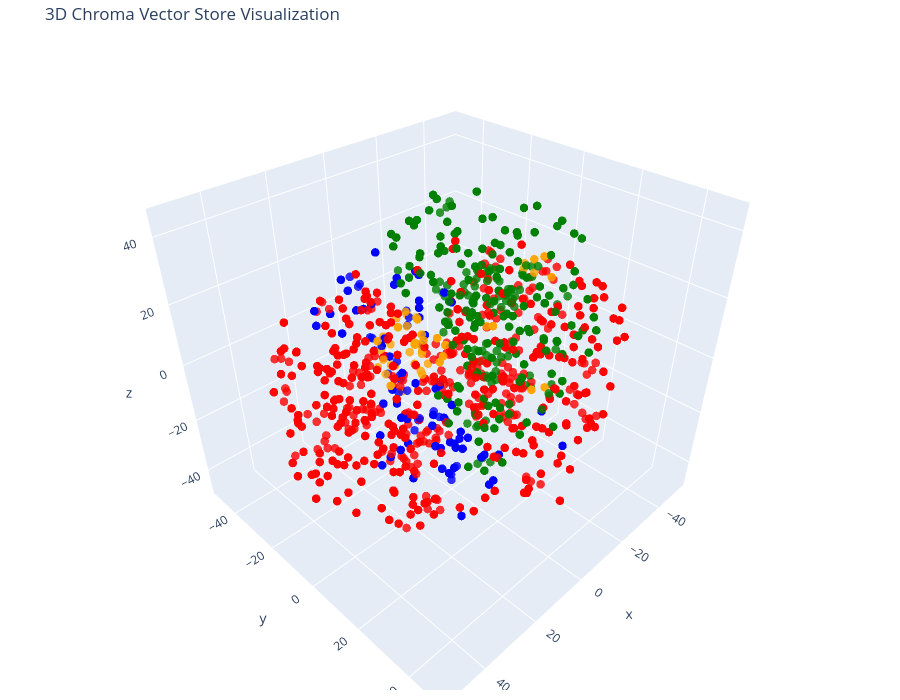

The notebook cell saved with this chart:
### Code cell
# Let's try 3D!

tsne = TSNE(n_components=3, random_state=42)
reduced_vectors = tsne.fit_transform(vectors)

# Create the 3D scatter plot
fig = go.Figure(data=[go.Scatter3d(
    x=reduced_vectors[:, 0],
    y=reduced_vectors[:, 1],
    z=reduced_vectors[:, 2],
    mode='markers',
    marker=dict(size=5, color=colors, opacity=0.8),
    text=[f"Type: {t}<br>Text: {d[:100]}..." for t, d in zip(doc_types, documents)],
    hoverinfo='text'
)])

fig.update_layout(
    title='3D Chroma Vector Store Visualization',
    scene=dict(xaxis_title='x', yaxis_title='y', zaxis_title='z'),
    width=900,
    height=700,
    margin=dict(r=10, b=10, l=10, t=40)
)

fig.show()

### Figure 1 — Plotly figure (JSON) as saved in the notebook; plotly's stock layout.template omitted (floating-point values rounded to 4 significant figures; data arrays with more than 128 entries replaced by an {"elided": "..."} marker saying what was removed)
{"data": [{"hoverinfo": "text", "marker": {"color": {"elided": "2065 str values"}, "opacity": 0.8, "size": 5}, "mode": "markers", "text": {"elided": "2065 str values"}, "x": {"elided": "2065 float values"}, "y": {"elided": "2065 float values"}, "z": {"elided": "2065 float values"}, "type": "scatter3d"}], "layout": {"margin": {"r": 10, "b": 10, "l": 10, "t": 40}, "title": {"text": "3D Chroma Vector Store Visualization"}, "scene": {"xaxis": {"title": {"text": "x"}}, "yaxis": {"title": {"text": "y"}}, "zaxis": {"title": {"text": "z"}}}, "width": 900, "height": 700}}
